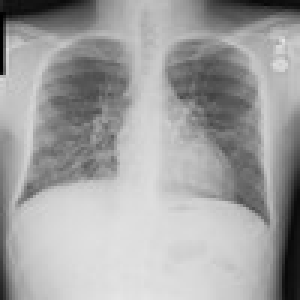
#> input picture FinalProject/python_pneumonia/pos/00000218_001.jpg, 100 x 100 px (shown 3 times larger); its folder holds 4 pictures in this run; the run also reads 1 picture not shown here
$ python pneumonia_detection.py
#> lines starting #> are read from the running program, lines starting #| are printed output that depends on the picture
import cv2
import numpy as numpy
import glob
from skimage.io import imread
import os
from skimage.transform import rescale, resize, downscale_local_mean
import random

pneumonia_cascade = cv2.CascadeClassifier('data/pneumonia-cascade.xml')

count = 1
files = []
res = {"neg-true": 0, "neg-false": 0, "pos-true": 0, "pos-false": 0}
for file in glob.iglob("/home/ebraiz/Documents/python_pneumonia/opencv_workspace/pos/*.jpg"):
    gray = imread(file)
#> gray is the input picture: shape (100, 100, 3); min 0, max 229, mean 161.6

    flag = False
    pneumonia = pneumonia_cascade.detectMultiScale(gray, scaleFactor=2, minNeighbors=1, minSize=(1,1))
#> pneumonia = ()
    for (x,y,w,h) in pneumonia:
        flag = True
#> this loop made 0 passes

    s = "pos" if "pos" in file else "neg"
    if flag:
        s = s+"-true"
        res[s] += 1
    else:
        s = s+"-false"
        res[s] += 1

    if s in ("pos-true", "neg-false"):
        files.append(file)

true = res['neg-false'] + res['pos-true']
false = res['neg-true'] + res['pos-false']
total = true+false
print(res)
print("True: ", true)
print("False: ", false)
print("Total: ", total)
print ((true/float(total))*100.0)
random.shuffle(files)

print ("Correct files: ", len(files))
for file in files:
    gray = imread(file)

    pneumonia = pneumonia_cascade.detectMultiScale(gray, scaleFactor=2, minNeighbors=1, minSize=(1,1))
    for (x,y,w,h) in pneumonia:

        font = cv2.FONT_HERSHEY_SIMPLEX
        cv2.putText(gray, 'Pneumonia', (20, 20), font, 0.5, (255,255,0), 2, cv2.LINE_AA)
        cv2.rectangle(gray, (x,y), (x+w, y+h), (255,255,0), 2)
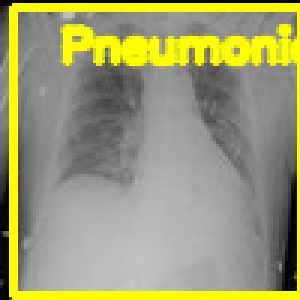
#> gray: shape (100, 100, 3) (shown 3 times larger); mean R, G, B 155.7, 155.7, 114.7

    cv2.imshow('img', gray)
    k = cv2.waitKey(500) & 0xff
#> (key Esc is pressed here)
